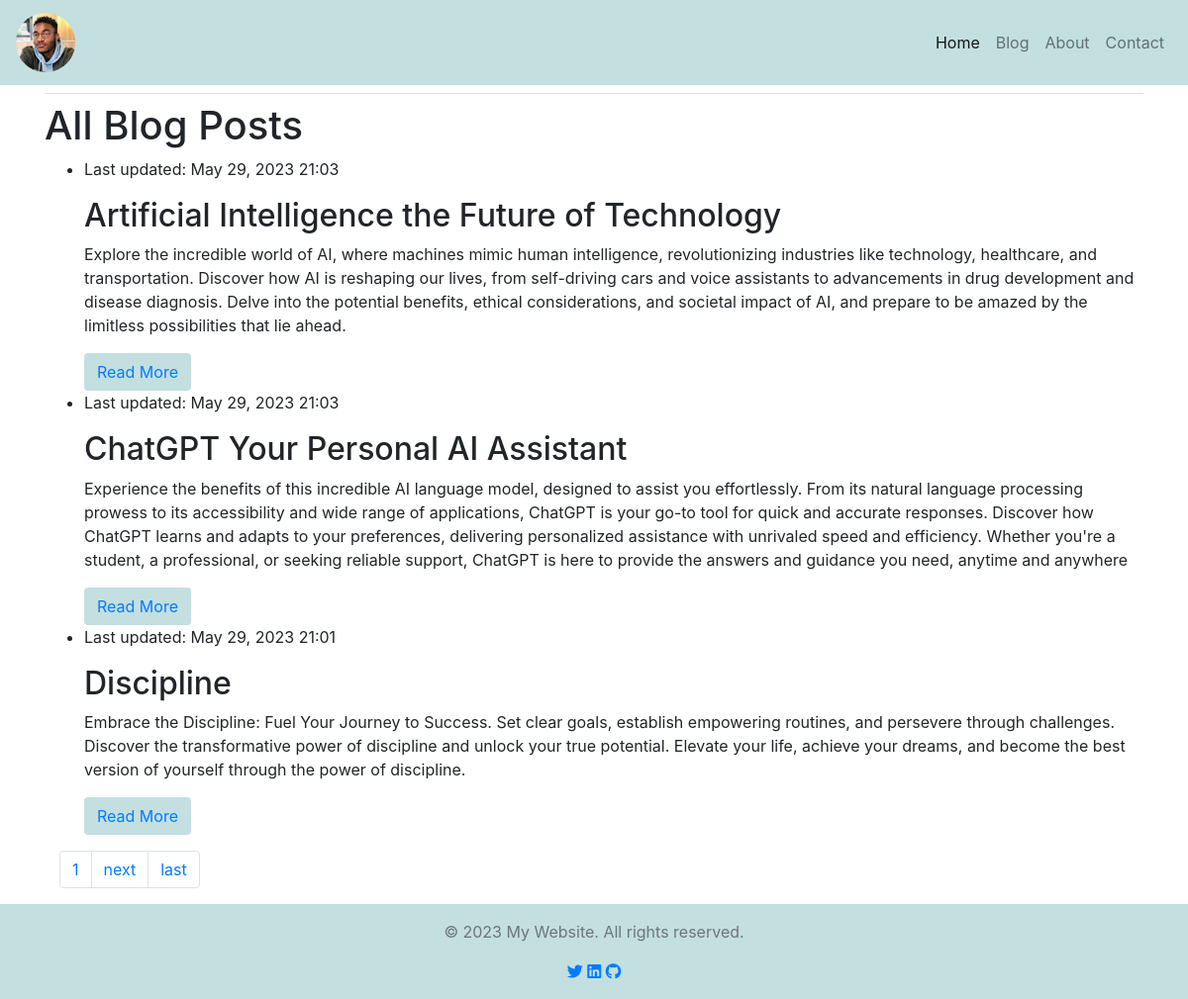
The app's page /blogs/ with its own data.
### blogs/models.py (models this page shows, shortened)
class BlogPost(models.Model):
    title = models.CharField(max_length=200)
    catch_phrase = models.TextField(default="Bla Bla")
    content = models.TextField()
    date_published = models.DateTimeField(auto_now_add=True)
    last_updated = models.DateTimeField(auto_now=True)
    author = models.ForeignKey(User, on_delete=models.CASCADE)

### blogs/views.py (the view)
# urls.py: path('blogs/', views.post_list, name='post_list'),
def post_list(request):
    post_list = BlogPost.objects.all()
    paginator = Paginator(post_list, 3)
    page = request.GET.get('page')
    try:
        posts = paginator.page(page)
    except PageNotAnInteger:
        posts = paginator.page(1)
    except EmptyPage:
        posts = paginator.page(paginator.num_pages)
    context = {'posts': posts}
    return render(request, 'blogs/post_list.html', context)

### blogs/templates/blogs/post_list.html
{% extends "blogs/base.html" %}
{% block content %}
    <h1>All Blog Posts</h1>
    <ul>
    {% for post in posts %}
        <li>
            <p>Last updated: {{ post.last_updated|date:'M d, Y H:i' }}</p>
            <h2>{{ post.title }}</h2>
            <p>{{ post.catch_phrase }}</p>
            <button type="button" class="btn btn-default" style="background-color: #c4dfdf;"><a href="{% url 'blogs:post' post.id %}" class="text-decoration-none">Read More</a></button>
        </li>
    {% empty %}
        <p>No posts yet!</p>
    {% endfor %}
    </ul>
    {% include "blogs/pagination.html" with page=posts %}
{% endblock %}

### blogs/templates/blogs/base.html (shortened to what this page needs)
{% load static %}
{% load bootstrap4 %}
<!DOCTYPE html>
<html lang="en">
<head>
    {% bootstrap_css %}
</head>
<body class="d-flex flex-column h-100">
    <header>
        <nav class="navbar navbar-expand-lg navbar-light" style="background-color: #c4dfdf;">
            <a class="navbar-brand" href="{% url 'blogs:index' %}">
                <img src="{% static 'images/frandel.png' %}" width="60" height="60" class="d-inline-block align-top" alt="Logo" >
            </a>
            <div class="collapse navbar-collapse" id="navbarNav">
                <ul class="navbar-nav ml-auto">
                    <li class="nav-item active">
                        <a class="nav-link" href="{% url 'blogs:index' %}">Home <span class="sr-only">(current)</span></a>
                    </li>
                    <li class="nav-item">
                        <a class="nav-link" href="{% url 'blogs:post_list' %}">Blog</a>
                    </li>
                    <li class="nav-item">
                        <a class="nav-link" href="{% url 'blogs:about' %}">About</a>
                    </li>
                    <li class="nav-item">
                        <a class="nav-link" href="{% url 'blogs:contact'%}">Contact</a>
                    </li>
                </ul>
            </div>
        </nav>
    </header>
    <main role="main" class="container">
        <div class="pb-2 mb-2 border-bottom">
        </div>
        <div>
            {% block content %}
            {% endblock %}
    </main>
    <footer class="footer text-center text-lg-start text-muted mt-auto py-3" style="background-color: #c4dfdf;">
        <div class="container">
        <p>&copy; 2023 My Website. All rights reserved.</p>
            <div>
                <a href="" class="me-4 text-center">
                <i class="fab fa-twitter"></i>
                </a>
                <a href="" class="me-4 text-center">
                <i class="fab fa-linkedin"></i>
                </a>
                <a href="" class="me-4 text-center">
                <i class="fab fa-github"></i>
                </a>
            </div>
        </div>
    </footer>
</body>
</html>

### blogs/templates/blogs/pagination.html (shortened to what this page needs)
{% if posts.has_other_pages %}
<div class="container">
    <ul class="pagination">
        <li class="page-item"><a class="page-link active" href="?page={{ posts.number }}">{{ posts.number }}</a></li>
        {% if posts.has_next %}
          <li class="page-item"><a class="page-link" href="?page={{ posts.next_page_number }}">next</a></li>
          <li class="page-item"><a class="page-link" href="?page={{ posts.paginator.num_pages }}">last</a></li>
        {% endif %}
    </ul>
</div>
{% endif %}

### records on screen
BlogPost: last_updated "May 29, 2023 21:03", title "Artificial Intelligence the Future of Technology", catch_phrase "Explore the incredible world of AI, where machines mimic human intelligence, revolutionizing industries like technology, healthcare, and transportation. Discover how AI is reshaping our lives, from self-driving cars and voice assistants to advancements in drug development and disease diagnosis. Delve into the potential benefits, ethical considerations, and societal impact of AI, and prepare to be amazed by the limitless possibilities that lie ahead."
BlogPost: last_updated "May 29, 2023 21:03", title "ChatGPT Your Personal AI Assistant", catch_phrase "Experience the benefits of this incredible AI language model, designed to assist you effortlessly. From its natural language processing prowess to its accessibility and wide range of applications, ChatGPT is your go-to tool for quick and accurate responses. Discover how ChatGPT learns and adapts to your preferences, delivering personalized assistance with unrivaled speed and efficiency. Whether you're a student, a professional, or seeking reliable support, ChatGPT is here to provide the answers and guidance you need, anytime and anywhere"
BlogPost: last_updated "May 29, 2023 21:01", title "Discipline", catch_phrase "Embrace the Discipline: Fuel Your Journey to Success. Set clear goals, establish empowering routines, and persevere through challenges. Discover the transformative power of discipline and unlock your true potential. Elevate your life, achieve your dreams, and become the best version of yourself through the power of discipline."

### other values on screen
{{ posts.number }} "1"
